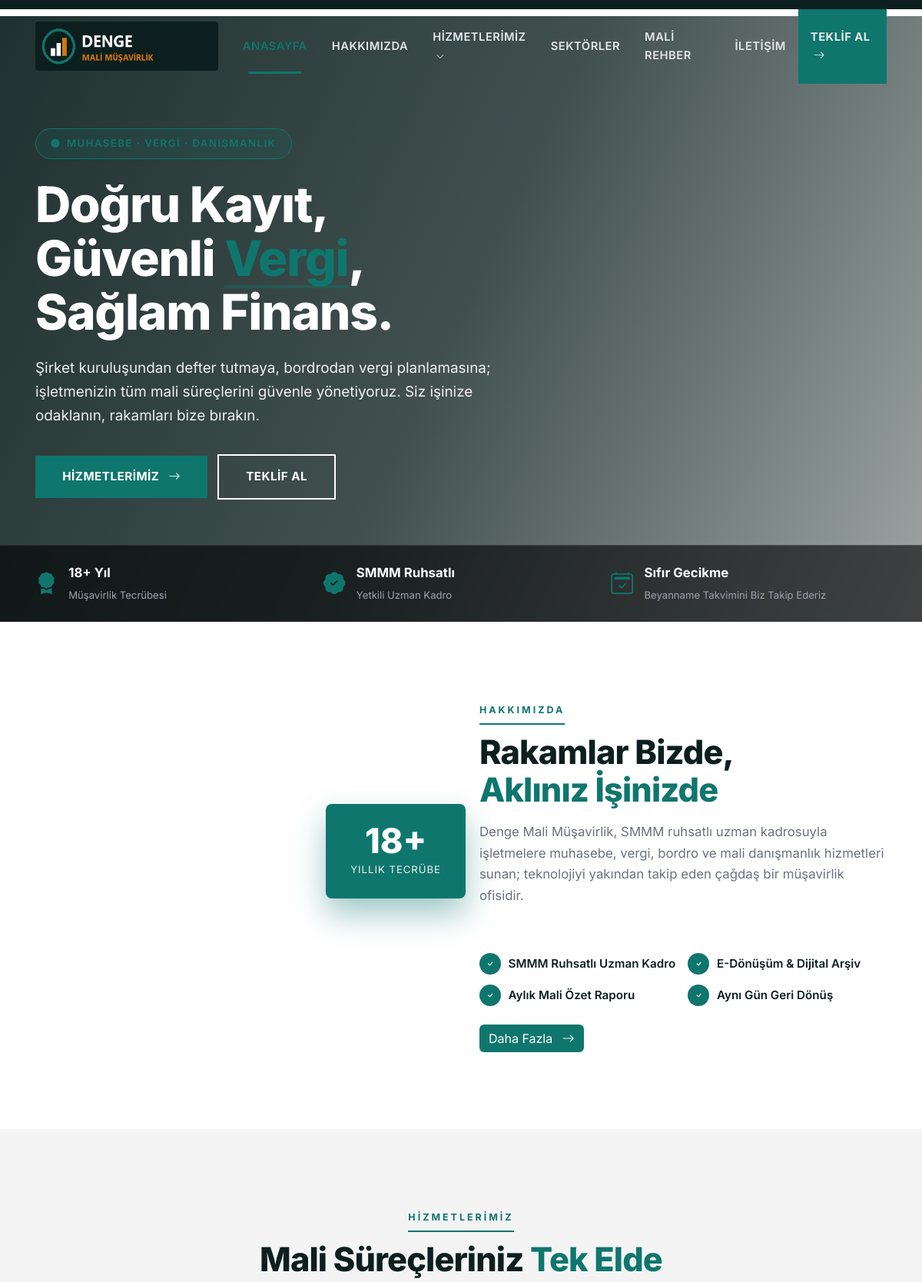
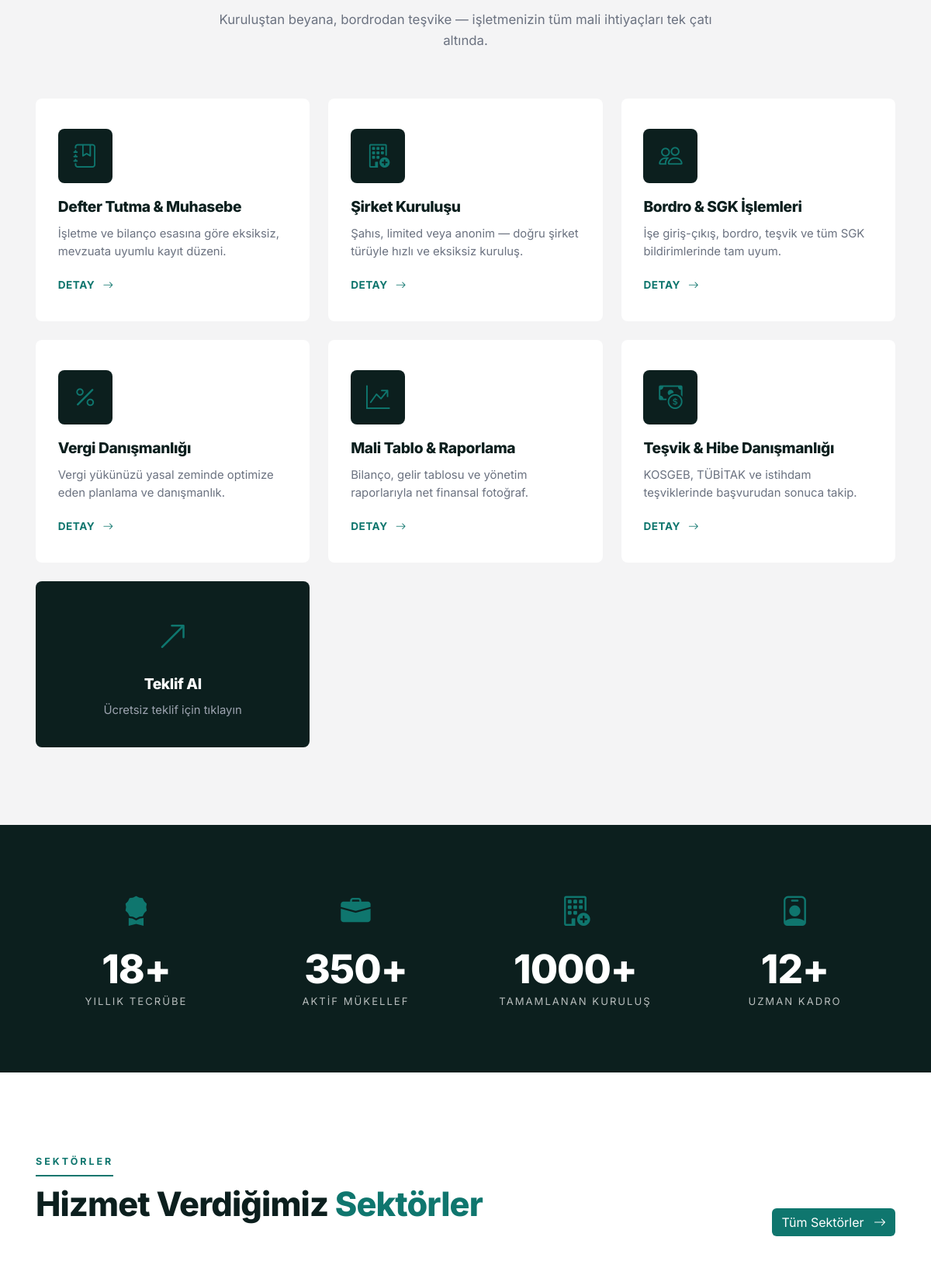
The page / (upper part) on the database its author committed (2 pictures, top to bottom).
### tables this page shows
CREATE TABLE `hizmetler` (
  `id` INT AUTO_INCREMENT PRIMARY KEY,
  `baslik` VARCHAR(150) NOT NULL,
  `slug` VARCHAR(180),
  `ozet` TEXT,
  `icerik` LONGTEXT,
  `ikon` VARCHAR(60) DEFAULT 'bi-journal-bookmark',
  `gorsel` VARCHAR(255),
  `sira` INT DEFAULT 0,
  `durum` TINYINT DEFAULT 1,
  `created_at` TIMESTAMP DEFAULT CURRENT_TIMESTAMP
);

### inc/helpers.php (called while the page is built, shortened)
<?php
require_once __DIR__ . '/db.php';
function e($s) { return htmlspecialchars($s ?? '', ENT_QUOTES, 'UTF-8'); }
function ayarlar() {
    static $cache = null;
    if ($cache === null) {
        global $db;
        $cache = [];
        foreach ($db->query("SELECT anahtar, deger FROM ayarlar") as $r) {
            $cache[$r['anahtar']] = $r['deger'];
        }
    }
    return $cache;
}
function ayar($k, $varsayilan = '') {
    $a = ayarlar();
    return $a[$k] ?? $varsayilan;
}
function getList($tablo, $where = '1', $order = 'sira ASC, id DESC', $limit = null) {
    global $db;
    $sql = "SELECT * FROM `$tablo` WHERE $where ORDER BY $order";
    if ($limit) $sql .= " LIMIT " . (int)$limit;
    return $db->query($sql)->fetchAll();
}

### index.php (the view, shortened to what this page needs)
<?php
require_once __DIR__ . '/inc/header.php';
$hizmetler = getList('hizmetler','durum=1','sira ASC');
?>
<section class="hero">
  <div class="container">
    <div class="row">
      <div class="col-lg-8">
        <span class="hero-badge"><i class="bi bi-circle-fill"></i> Muhasebe · Vergi · Danışmanlık</span>
        <h1>Doğru Kayıt,<br>Güvenli <span>Vergi</span>,<br>Sağlam Finans.</h1>
        <p><?= e(ayar('site_aciklama')) ?></p>
        <div class="hero-cta">
          <a href="<?= SITE_URL ?>/hizmetler" class="btn btn-orange me-md-2">Hizmetlerimiz <i class="bi bi-arrow-right ms-2"></i></a>
          <a href="<?= SITE_URL ?>/teklif" class="btn btn-line">Teklif Al</a>
        </div>
      </div>
    </div>
  </div>
  <div class="hero-meta d-none d-md-block">
    <div class="container">
      <div class="row g-3">
        <div class="col-md-4 col-6"><div class="meta-item"><i class="bi bi-award-fill"></i><div><strong><?= e(ayar('yil')) ?>+ Yıl</strong><small>Müşavirlik Tecrübesi</small></div></div></div>
        <div class="col-md-4 col-6"><div class="meta-item"><i class="bi bi-patch-check-fill"></i><div><strong>SMMM Ruhsatlı</strong><small>Yetkili Uzman Kadro</small></div></div></div>
        <div class="col-md-4 col-12"><div class="meta-item"><i class="bi bi-calendar2-check"></i><div><strong>Sıfır Gecikme</strong><small>Beyanname Takvimini Biz Takip Ederiz</small></div></div></div>
      </div>
    </div>
  </div>
</section>
<section>
  <div class="container">
    <div class="row align-items-center g-5">
      <div class="col-lg-6">
        <div class="about-img-wrap">
          <div class="exp-badge"><span class="num"><?= e(ayar('yil')) ?>+</span><span class="lbl">Yıllık Tecrübe</span></div>
        </div>
      </div>
      <div class="col-lg-6">
        <div class="section-head">
          <span class="mini">Hakkımızda</span>
          <h2>Rakamlar Bizde,<br><span>Aklınız İşinizde</span></h2>
          <p class="desc"><?= e(ayar('hakkimizda_kisa')) ?></p>
        </div>
        <ul class="about-features">
          <li><i class="bi bi-check"></i> SMMM Ruhsatlı Uzman Kadro</li>
          <li><i class="bi bi-check"></i> E-Dönüşüm & Dijital Arşiv</li>
          <li><i class="bi bi-check"></i> Aylık Mali Özet Raporu</li>
          <li><i class="bi bi-check"></i> Aynı Gün Geri Dönüş</li>
        </ul>
        <a href="<?= SITE_URL ?>/hakkimizda" class="btn btn-orange mt-4">Daha Fazla <i class="bi bi-arrow-right ms-2"></i></a>
      </div>
    </div>
  </div>
</section>
<section class="services-grid">
  <div class="container">
    <div class="section-head center">
      <span class="mini">Hizmetlerimiz</span>
      <h2>Mali Süreçleriniz <span>Tek Elde</span></h2>
      <p class="desc">Kuruluştan beyana, bordrodan teşvike — işletmenizin tüm mali ihtiyaçları tek çatı altında.</p>
    </div>
    <div class="row g-4">
      <?php foreach($hizmetler as $h): ?>
      <div class="col-lg-4 col-md-6">
        <div class="service-card">
          <div class="icon"><i class="bi <?= e($h['ikon']) ?>"></i></div>
          <h4><?= e($h['baslik']) ?></h4>
          <p><?= e($h['ozet']) ?></p>
          <a href="<?= SITE_URL ?>/hizmet-detay?slug=<?= e($h['slug']) ?>">Detay <i class="bi bi-arrow-right"></i></a>
        </div>
      </div>
      <?php endforeach; ?>
      <div class="col-lg-4 col-md-6">
        <a href="<?= SITE_URL ?>/teklif" class="service-card d-flex align-items-center justify-content-center text-decoration-none" style="background:var(--dark);color:#fff;min-height:100%">
          <div class="text-center">
            <i class="bi bi-arrow-up-right" style="font-size:2.5rem;color:var(--primary)"></i>
            <h4 style="color:#fff;margin-top:1rem">Teklif Al</h4>
            <p style="color:#9ca3af;margin:0">Ücretsiz teklif için tıklayın</p>
          </div>
        </a>
      </div>
    </div>
  </div>
</section>
<section class="stats">
  <div class="container">
    <div class="row g-4">
      <div class="col-md-3 col-6"><div class="stat"><i class="bi bi-award-fill"></i><h3><?= e(ayar('yil')) ?>+</h3><p>Yıllık Tecrübe</p></div></div>
      <div class="col-md-3 col-6"><div class="stat"><i class="bi bi-briefcase-fill"></i><h3><?= e(ayar('proje_sayi')) ?>+</h3><p>Aktif Mükellef</p></div></div>
      <div class="col-md-3 col-6"><div class="stat"><i class="bi bi-building-add"></i><h3><?= e(ayar('musteri_sayi')) ?>+</h3><p>Tamamlanan Kuruluş</p></div></div>
      <div class="col-md-3 col-6"><div class="stat"><i class="bi bi-person-badge"></i><h3><?= e(ayar('personel_sayi')) ?>+</h3><p>Uzman Kadro</p></div></div>
    </div>
  </div>
</section>
<section>
  <div class="container">
    <div class="section-head d-flex justify-content-between align-items-end flex-wrap">
      <div>
        <span class="mini">Sektörler</span>
        <h2>Hizmet Verdiğimiz <span>Sektörler</span></h2>
      </div>
      <a href="<?= SITE_URL ?>/projeler" class="btn btn-orange">Tüm Sektörler <i class="bi bi-arrow-right ms-2"></i></a>
    </div>
    <div class="row g-4">
    </div>
  </div>
</section>
<?php require_once __DIR__ . '/inc/footer.php'; ?>

### rows shown on the page
hizmetler: baslik "Defter Tutma & Muhasebe", ozet "İşletme ve bilanço esasına göre eksiksiz, mevzuata uyumlu kayıt düzeni."
hizmetler: baslik "Şirket Kuruluşu", ozet "Şahıs, limited veya anonim — doğru şirket türüyle hızlı ve eksiksiz kuruluş."
hizmetler: baslik "Bordro & SGK İşlemleri", ozet "İşe giriş-çıkış, bordro, teşvik ve tüm SGK bildirimlerinde tam uyum."
hizmetler: baslik "Vergi Danışmanlığı", ozet "Vergi yükünüzü yasal zeminde optimize eden planlama ve danışmanlık."
hizmetler: baslik "Mali Tablo & Raporlama", ozet "Bilanço, gelir tablosu ve yönetim raporlarıyla net finansal fotoğraf."
hizmetler: baslik "Teşvik & Hibe Danışmanlığı", ozet "KOSGEB, TÜBİTAK ve istihdam teşviklerinde başvurudan sonuca takip."

### other values the page prints
ayar('site_aciklama') "Şirket kuruluşundan defter tutmaya, bordrodan vergi planlamasına; işletmenizin tüm mali süreçlerini güvenle yönetiyoruz. Siz işinize odaklanın, rakamları bize bırakın."
ayar('yil') "18"
ayar('hakkimizda_kisa') "Denge Mali Müşavirlik, SMMM ruhsatlı uzman kadrosuyla işletmelere muhasebe, vergi, bordro ve mali danışmanlık hizmetleri sunan; teknolojiyi yakından takip eden çağdaş bir müşavirlik ofisidir."
ayar('proje_sayi') "350"
ayar('musteri_sayi') "1000"
ayar('personel_sayi') "12"
